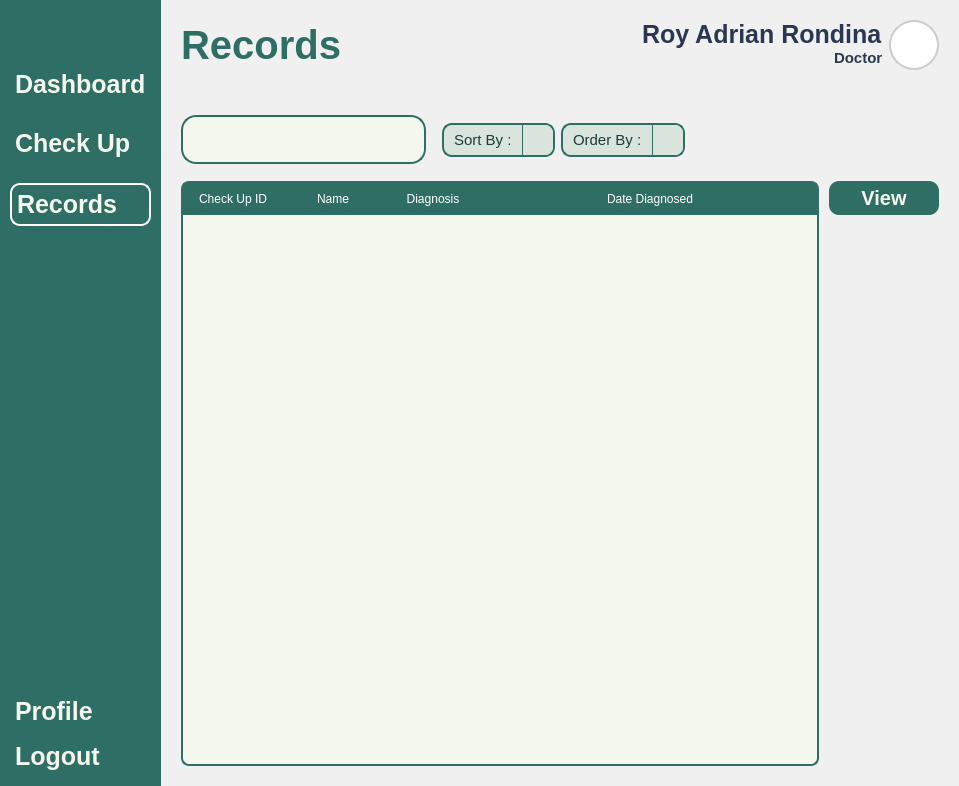
<?xml version="1.0" encoding="UTF-8"?>
<ui version="4.0">
 <class>MainWindow</class>
 <widget class="QMainWindow" name="MainWindow">
  <property name="geometry">
   <rect>
    <x>0</x>
    <y>0</y>
    <width>959</width>
    <height>786</height>
   </rect>
  </property>
  <property name="windowTitle">
   <string>MainWindow</string>
  </property>
  <property name="styleSheet">
   <string notr="true">*{
	padding: 0px;
	margin: 0px;
	border: 0px;
}
QPushButton {
	font: 900 10pt &quot;Satoshi Black&quot;;
	background-color: transparent;
 	border-radius: 10px;
	font-weight: bold;
	font-size: 25px;
	color: #F4F7ED;
	text-align: left;
	padding: 5px 5px;
}
#NavBar {
    background-color: #2E6E65;
}
QLabel {
	font: 900 10pt &quot;Satoshi Black&quot;;
	font-size: 25px;
	font-weight: bold;
	color: #2E6E65;
	qproperty-alignment: 'AlignLeft';
    qproperty-wordWrap: true;
	background: transparent;
}
</string>
  </property>
  <widget class="QWidget" name="centralwidget">
   <layout class="QHBoxLayout" name="horizontalLayout">
    <property name="spacing">
     <number>0</number>
    </property>
    <property name="leftMargin">
     <number>0</number>
    </property>
    <property name="topMargin">
     <number>0</number>
    </property>
    <property name="rightMargin">
     <number>0</number>
    </property>
    <property name="bottomMargin">
     <number>0</number>
    </property>
    <item>
     <widget class="QWidget" name="NavBar" native="true">
      <property name="sizePolicy">
       <sizepolicy hsizetype="Preferred" vsizetype="Expanding">
        <horstretch>0</horstretch>
        <verstretch>0</verstretch>
       </sizepolicy>
      </property>
      <layout class="QVBoxLayout" name="verticalLayout_3">
       <property name="spacing">
        <number>6</number>
       </property>
       <property name="leftMargin">
        <number>10</number>
       </property>
       <property name="topMargin">
        <number>10</number>
       </property>
       <property name="rightMargin">
        <number>10</number>
       </property>
       <property name="bottomMargin">
        <number>10</number>
       </property>
       <item>
        <widget class="QPushButton" name="DashBoardButton_2">
         <property name="text">
          <string/>
         </property>
         <property name="icon">
          <iconset resource="../Images/resources.qrc">
           <normaloff>:/lucide/icons/align-justify.svg</normaloff>:/lucide/icons/align-justify.svg</iconset>
         </property>
         <property name="iconSize">
          <size>
           <width>40</width>
           <height>40</height>
          </size>
         </property>
        </widget>
       </item>
       <item>
        <spacer name="verticalSpacer_3">
         <property name="orientation">
          <enum>Qt::Vertical</enum>
         </property>
         <property name="sizeType">
          <enum>QSizePolicy::Fixed</enum>
         </property>
         <property name="sizeHint" stdset="0">
          <size>
           <width>20</width>
           <height>10</height>
          </size>
         </property>
        </spacer>
       </item>
       <item>
        <layout class="QVBoxLayout" name="MainButtons_2">
         <property name="spacing">
          <number>20</number>
         </property>
         <property name="sizeConstraint">
          <enum>QLayout::SetNoConstraint</enum>
         </property>
         <item>
          <widget class="QPushButton" name="DashboardButton">
           <property name="text">
            <string>Dashboard</string>
           </property>
           <property name="icon">
            <iconset resource="../Images/resources.qrc">
             <normaloff>:/lucide/icons/layout-dashboard.svg</normaloff>:/lucide/icons/layout-dashboard.svg</iconset>
           </property>
           <property name="iconSize">
            <size>
             <width>40</width>
             <height>40</height>
            </size>
           </property>
          </widget>
         </item>
         <item>
          <widget class="QPushButton" name="CheckUpButton">
           <property name="text">
            <string>Check Up</string>
           </property>
           <property name="icon">
            <iconset resource="../Images/resources.qrc">
             <normaloff>:/lucide/icons/file-text.svg</normaloff>:/lucide/icons/file-text.svg</iconset>
           </property>
           <property name="iconSize">
            <size>
             <width>40</width>
             <height>40</height>
            </size>
           </property>
          </widget>
         </item>
         <item>
          <widget class="QPushButton" name="pushButton_8">
           <property name="styleSheet">
            <string notr="true">QPushButton {
	border: 2px solid white;
}</string>
           </property>
           <property name="text">
            <string>Records</string>
           </property>
           <property name="icon">
            <iconset resource="../Images/resources.qrc">
             <normaloff>:/lucide/icons/user-round-pen.svg</normaloff>:/lucide/icons/user-round-pen.svg</iconset>
           </property>
           <property name="iconSize">
            <size>
             <width>40</width>
             <height>40</height>
            </size>
           </property>
          </widget>
         </item>
        </layout>
       </item>
       <item>
        <spacer name="verticalSpacer_4">
         <property name="orientation">
          <enum>Qt::Vertical</enum>
         </property>
         <property name="sizeType">
          <enum>QSizePolicy::Expanding</enum>
         </property>
         <property name="sizeHint" stdset="0">
          <size>
           <width>20</width>
           <height>40</height>
          </size>
         </property>
        </spacer>
       </item>
       <item>
        <layout class="QVBoxLayout" name="verticalLayout_4">
         <property name="sizeConstraint">
          <enum>QLayout::SetNoConstraint</enum>
         </property>
         <item>
          <widget class="QPushButton" name="pushButton_9">
           <property name="text">
            <string>Profile</string>
           </property>
           <property name="icon">
            <iconset resource="../Images/resources.qrc">
             <normaloff>:/lucide/icons/user-round-cog.svg</normaloff>:/lucide/icons/user-round-cog.svg</iconset>
           </property>
           <property name="iconSize">
            <size>
             <width>40</width>
             <height>40</height>
            </size>
           </property>
          </widget>
         </item>
         <item>
          <widget class="QPushButton" name="pushButton_10">
           <property name="text">
            <string>Logout</string>
           </property>
           <property name="icon">
            <iconset resource="../Images/resources.qrc">
             <normaloff>:/lucide/icons/log-out.svg</normaloff>:/lucide/icons/log-out.svg</iconset>
           </property>
           <property name="iconSize">
            <size>
             <width>40</width>
             <height>40</height>
            </size>
           </property>
          </widget>
         </item>
        </layout>
       </item>
      </layout>
     </widget>
    </item>
    <item>
     <widget class="QFrame" name="MainBodyContainer">
      <property name="styleSheet">
       <string notr="true">#MainBodyContainer {
	background-color: #f0f0f0;
}

#Header {
	padding: 20px 20px;
}
QLabel {
    padding: 0px;
}
#UserType {
	font: 300 10pt &quot;Lexend Light&quot;;
	font-size: 15px;
	color: #2B3752;
}
#UserName {
	font: 600 10pt &quot;Lexend SemiBold&quot;;
	font-size: 25px;
	color: #2B3752;
}
#InterfaceTitle{
	font-size: 40px;
}
QGraphicsView {
    border: 2px solid #ccc;
    border-radius: 25px;
    background: white;
}


</string>
      </property>
      <property name="frameShape">
       <enum>QFrame::StyledPanel</enum>
      </property>
      <property name="frameShadow">
       <enum>QFrame::Raised</enum>
      </property>
      <layout class="QVBoxLayout" name="verticalLayout_5">
       <property name="spacing">
        <number>6</number>
       </property>
       <property name="leftMargin">
        <number>0</number>
       </property>
       <property name="topMargin">
        <number>0</number>
       </property>
       <property name="rightMargin">
        <number>0</number>
       </property>
       <property name="bottomMargin">
        <number>0</number>
       </property>
       <item>
        <widget class="QFrame" name="Header">
         <property name="sizePolicy">
          <sizepolicy hsizetype="Expanding" vsizetype="Preferred">
           <horstretch>0</horstretch>
           <verstretch>0</verstretch>
          </sizepolicy>
         </property>
         <property name="frameShape">
          <enum>QFrame::StyledPanel</enum>
         </property>
         <property name="frameShadow">
          <enum>QFrame::Raised</enum>
         </property>
         <layout class="QHBoxLayout" name="horizontalLayout_2">
          <property name="leftMargin">
           <number>0</number>
          </property>
          <property name="topMargin">
           <number>0</number>
          </property>
          <property name="rightMargin">
           <number>0</number>
          </property>
          <property name="bottomMargin">
           <number>0</number>
          </property>
          <item>
           <widget class="QLabel" name="InterfaceTitle">
            <property name="text">
             <string>Records</string>
            </property>
           </widget>
          </item>
          <item>
           <layout class="QHBoxLayout" name="UserPanel">
            <property name="rightMargin">
             <number>0</number>
            </property>
            <item>
             <layout class="QVBoxLayout" name="UserInfo">
              <property name="spacing">
               <number>0</number>
              </property>
              <item alignment="Qt::AlignRight">
               <widget class="QLabel" name="UserName">
                <property name="text">
                 <string>Roy Adrian Rondina</string>
                </property>
                <property name="alignment">
                 <set>Qt::AlignLeading</set>
                </property>
               </widget>
              </item>
              <item alignment="Qt::AlignRight">
               <widget class="QLabel" name="UserType">
                <property name="text">
                 <string>Doctor</string>
                </property>
                <property name="alignment">
                 <set>Qt::AlignLeading</set>
                </property>
               </widget>
              </item>
             </layout>
            </item>
            <item>
             <widget class="QFrame" name="Profile">
              <property name="sizePolicy">
               <sizepolicy hsizetype="Fixed" vsizetype="Fixed">
                <horstretch>0</horstretch>
                <verstretch>0</verstretch>
               </sizepolicy>
              </property>
              <property name="minimumSize">
               <size>
                <width>50</width>
                <height>50</height>
               </size>
              </property>
              <property name="maximumSize">
               <size>
                <width>50</width>
                <height>50</height>
               </size>
              </property>
              <property name="frameShape">
               <enum>QFrame::StyledPanel</enum>
              </property>
              <property name="frameShadow">
               <enum>QFrame::Raised</enum>
              </property>
              <layout class="QVBoxLayout" name="verticalLayout_6">
               <property name="spacing">
                <number>0</number>
               </property>
               <property name="leftMargin">
                <number>0</number>
               </property>
               <property name="topMargin">
                <number>0</number>
               </property>
               <property name="rightMargin">
                <number>0</number>
               </property>
               <property name="bottomMargin">
                <number>0</number>
               </property>
               <item>
                <widget class="QGraphicsView" name="ProfilePic">
                 <property name="enabled">
                  <bool>true</bool>
                 </property>
                 <property name="sizePolicy">
                  <sizepolicy hsizetype="Preferred" vsizetype="Preferred">
                   <horstretch>0</horstretch>
                   <verstretch>0</verstretch>
                  </sizepolicy>
                 </property>
                 <property name="minimumSize">
                  <size>
                   <width>0</width>
                   <height>0</height>
                  </size>
                 </property>
                </widget>
               </item>
              </layout>
             </widget>
            </item>
           </layout>
          </item>
         </layout>
        </widget>
       </item>
       <item>
        <widget class="QFrame" name="MainBody">
         <property name="sizePolicy">
          <sizepolicy hsizetype="Expanding" vsizetype="Expanding">
           <horstretch>0</horstretch>
           <verstretch>0</verstretch>
          </sizepolicy>
         </property>
         <property name="styleSheet">
          <string notr="true">#Searchbar {
	border: 2px solid #2E6E65;
	border-radius: 15px;
	text-align: center;
	background-color: transparent;
}

QComboBox {
    background-color: #b5cecb;
    font-size: 15px;
    color: #1b3b3a;
    border-radius: 10px;
    padding: 5px 10px;
    border: 1px solid #2E6E65;
}

QComboBox::drop-down {
    background: transparent;
    border: none;
    width: 20px;
}

</string>
         </property>
         <property name="frameShape">
          <enum>QFrame::StyledPanel</enum>
         </property>
         <property name="frameShadow">
          <enum>QFrame::Raised</enum>
         </property>
         <layout class="QVBoxLayout" name="verticalLayout_2">
          <property name="leftMargin">
           <number>20</number>
          </property>
          <property name="rightMargin">
           <number>20</number>
          </property>
          <property name="bottomMargin">
           <number>20</number>
          </property>
          <item>
           <widget class="QFrame" name="SearchBarContainer">
            <property name="sizePolicy">
             <sizepolicy hsizetype="Preferred" vsizetype="Expanding">
              <horstretch>0</horstretch>
              <verstretch>0</verstretch>
             </sizepolicy>
            </property>
            <property name="maximumSize">
             <size>
              <width>16777215</width>
              <height>70</height>
             </size>
            </property>
            <property name="frameShape">
             <enum>QFrame::StyledPanel</enum>
            </property>
            <property name="frameShadow">
             <enum>QFrame::Raised</enum>
            </property>
            <layout class="QHBoxLayout" name="horizontalLayout_4">
             <property name="leftMargin">
              <number>0</number>
             </property>
             <item>
              <widget class="QWidget" name="SearchBar" native="true">
               <property name="sizePolicy">
                <sizepolicy hsizetype="Expanding" vsizetype="Fixed">
                 <horstretch>0</horstretch>
                 <verstretch>0</verstretch>
                </sizepolicy>
               </property>
               <property name="styleSheet">
                <string notr="true">#SearchBar {
	background-color: #F4F7ED;
	border: 2px solid #2E6E65;
    border-radius: 15px;
}
#Search{
	background-color: transparent ;
	font: 300 14pt &quot;Lexend Light&quot;;
}</string>
               </property>
               <layout class="QHBoxLayout" name="horizontalLayout_3">
                <property name="spacing">
                 <number>0</number>
                </property>
                <property name="leftMargin">
                 <number>0</number>
                </property>
                <property name="topMargin">
                 <number>5</number>
                </property>
                <property name="rightMargin">
                 <number>0</number>
                </property>
                <property name="bottomMargin">
                 <number>5</number>
                </property>
                <item>
                 <widget class="QLineEdit" name="Search"/>
                </item>
                <item>
                 <widget class="QPushButton" name="SearchIcon">
                  <property name="text">
                   <string/>
                  </property>
                  <property name="icon">
                   <iconset resource="../Images/resources.qrc">
                    <normaloff>:/lucide/icons/search.svg</normaloff>:/lucide/icons/search.svg</iconset>
                  </property>
                  <property name="iconSize">
                   <size>
                    <width>40</width>
                    <height>40</height>
                   </size>
                  </property>
                 </widget>
                </item>
               </layout>
              </widget>
             </item>
             <item>
              <spacer name="horizontalSpacer_3">
               <property name="orientation">
                <enum>Qt::Horizontal</enum>
               </property>
               <property name="sizeType">
                <enum>QSizePolicy::Maximum</enum>
               </property>
               <property name="sizeHint" stdset="0">
                <size>
                 <width>10</width>
                 <height>20</height>
                </size>
               </property>
              </spacer>
             </item>
             <item>
              <widget class="QComboBox" name="SortBy">
               <property name="sizePolicy">
                <sizepolicy hsizetype="Preferred" vsizetype="Fixed">
                 <horstretch>0</horstretch>
                 <verstretch>0</verstretch>
                </sizepolicy>
               </property>
               <property name="styleSheet">
                <string notr="true">QComboBox {
    background-color: #D9E4DC;
    border: 2px solid #2E6E65;
    border-radius: 10px;
    padding: 5px 10px;
	font: 300 12pt &quot;Lexend Light&quot;;
}
QComboBox::drop-down {
    subcontrol-origin: padding;
    subcontrol-position: top right;
    width: 30px;
    border-left: 1px solid #2E6E65;
    background-color: #D9E4DC;
    border-top-right-radius: 8px;
    border-bottom-right-radius: 8px;
}
QComboBox::down-arrow {
    image: url(:/icons/icons/chevron-down.svg);
    width: 20px;
    height: 20px;
}
QComboBox QAbstractItemView {
    background-color: #F4F7ED;
    selection-background-color: #CCE3D0;
    border: 1px solid #2E6E65;
    border-radius: 2px;
    outline: 0;
	font: 300 12pt &quot;Lexend Light&quot;;
}</string>
               </property>
               <property name="editable">
                <bool>false</bool>
               </property>
               <item>
                <property name="text">
                 <string>Sort By :</string>
                </property>
               </item>
              </widget>
             </item>
             <item>
              <widget class="QComboBox" name="OrderBy">
               <property name="styleSheet">
                <string notr="true">QComboBox {
    background-color: #D9E4DC;
    border: 2px solid #2E6E65;
    border-radius: 10px;
    padding: 5px 10px;
	font: 300 12pt &quot;Lexend Light&quot;;
}
QComboBox::drop-down {
    subcontrol-origin: padding;
    subcontrol-position: top right;
    width: 30px;
    border-left: 1px solid #2E6E65;
    background-color: #D9E4DC;
    border-top-right-radius: 8px;
    border-bottom-right-radius: 8px;
}
QComboBox::down-arrow {
    image: url(:/icons/icons/chevron-down.svg);
    width: 20px;
    height: 20px;
}
QComboBox QAbstractItemView {
    background-color: #F4F7ED;
    selection-background-color: #CCE3D0;
    border: 1px solid #2E6E65;
    border-radius: 2px;
    outline: 0;
	font: 300 12pt &quot;Lexend Light&quot;;
}</string>
               </property>
               <item>
                <property name="text">
                 <string>Order By :</string>
                </property>
               </item>
              </widget>
             </item>
             <item>
              <spacer name="horizontalSpacer_4">
               <property name="orientation">
                <enum>Qt::Horizontal</enum>
               </property>
               <property name="sizeType">
                <enum>QSizePolicy::Expanding</enum>
               </property>
               <property name="sizeHint" stdset="0">
                <size>
                 <width>200</width>
                 <height>20</height>
                </size>
               </property>
              </spacer>
             </item>
            </layout>
           </widget>
          </item>
          <item>
           <widget class="QWidget" name="widget" native="true">
            <layout class="QHBoxLayout" name="horizontalLayout_5">
             <property name="spacing">
              <number>10</number>
             </property>
             <property name="leftMargin">
              <number>0</number>
             </property>
             <property name="topMargin">
              <number>0</number>
             </property>
             <property name="rightMargin">
              <number>0</number>
             </property>
             <property name="bottomMargin">
              <number>0</number>
             </property>
             <item>
              <widget class="QScrollArea" name="scrollArea">
               <property name="styleSheet">
                <string notr="true">QScrollBar:vertical {
     background: transparent;
     width: 10px;
	border-radius: 5px;
}
QScrollBar::handle:vertical {
    	background: #C0C0C0;
    	border-radius: 5px;
}
QScrollBar::handle:vertical:hover {
    	background: #A0A0A0;
}
QScrollBar::add-line:vertical,
QScrollBar::sub-line:vertical{
    	background: none;
    	border: none;
}
</string>
               </property>
               <property name="widgetResizable">
                <bool>true</bool>
               </property>
               <widget class="QWidget" name="scrollAreaWidgetContents">
                <property name="geometry">
                 <rect>
                  <x>0</x>
                  <y>0</y>
                  <width>587</width>
                  <height>580</height>
                 </rect>
                </property>
                <layout class="QVBoxLayout" name="verticalLayout_7">
                 <property name="spacing">
                  <number>0</number>
                 </property>
                 <property name="leftMargin">
                  <number>0</number>
                 </property>
                 <property name="topMargin">
                  <number>0</number>
                 </property>
                 <property name="rightMargin">
                  <number>0</number>
                 </property>
                 <property name="bottomMargin">
                  <number>0</number>
                 </property>
                 <item>
                  <widget class="QTableWidget" name="DoneTable">
                   <property name="styleSheet">
                    <string notr="true">QTableWidget {
	background-color: #F4F7ED;
	gridline-color: transparent;
	border-radius: 8px;
	border: 2px solid #2E6E65;
}
QTableWidget::item {
	border: none;
	font:500 16pt &quot;Satoshi&quot;;
	color: #2B3752;
}
QTableWidget::item:selected {
	background-color: rgba(46, 110, 101, 0.3);
}
QTableWidget QHeaderView::section {
	background-color: #2E6E65;
	color: white;
	padding: 5px;
	font: 700 15pt &quot;Satoshi&quot;;
	border: 2px solid #2E6E65;
}</string>
                   </property>
                   <attribute name="horizontalHeaderStretchLastSection">
                    <bool>true</bool>
                   </attribute>
                   <column>
                    <property name="text">
                     <string>Check Up ID</string>
                    </property>
                   </column>
                   <column>
                    <property name="text">
                     <string>Name</string>
                    </property>
                   </column>
                   <column>
                    <property name="text">
                     <string>Diagnosis</string>
                    </property>
                   </column>
                   <column>
                    <property name="text">
                     <string>Date Diagnosed</string>
                    </property>
                   </column>
                  </widget>
                 </item>
                </layout>
               </widget>
              </widget>
             </item>
             <item alignment="Qt::AlignTop">
              <widget class="QWidget" name="widget_2" native="true">
               <property name="sizePolicy">
                <sizepolicy hsizetype="Fixed" vsizetype="Preferred">
                 <horstretch>0</horstretch>
                 <verstretch>0</verstretch>
                </sizepolicy>
               </property>
               <property name="minimumSize">
                <size>
                 <width>110</width>
                 <height>0</height>
                </size>
               </property>
               <property name="styleSheet">
                <string notr="true">QPushButton {
	font: 900 10pt &quot;Satoshi Black&quot;;
	background-color:  #2E6E65;
	border-radius: 10px;
	font-weight: bold;
	font-size: 20px;
	color: #F4F7ED;
	text-align: center;
}</string>
               </property>
               <layout class="QVBoxLayout" name="verticalLayout">
                <property name="spacing">
                 <number>0</number>
                </property>
                <property name="leftMargin">
                 <number>0</number>
                </property>
                <property name="topMargin">
                 <number>0</number>
                </property>
                <property name="rightMargin">
                 <number>0</number>
                </property>
                <property name="bottomMargin">
                 <number>0</number>
                </property>
                <item>
                 <widget class="QPushButton" name="ViewPatientButton">
                  <property name="text">
                   <string>View</string>
                  </property>
                 </widget>
                </item>
               </layout>
              </widget>
             </item>
            </layout>
           </widget>
          </item>
         </layout>
        </widget>
       </item>
      </layout>
     </widget>
    </item>
   </layout>
  </widget>
 </widget>
 <resources>
  <include location="../Images/resources.qrc"/>
 </resources>
 <connections/>
</ui>
